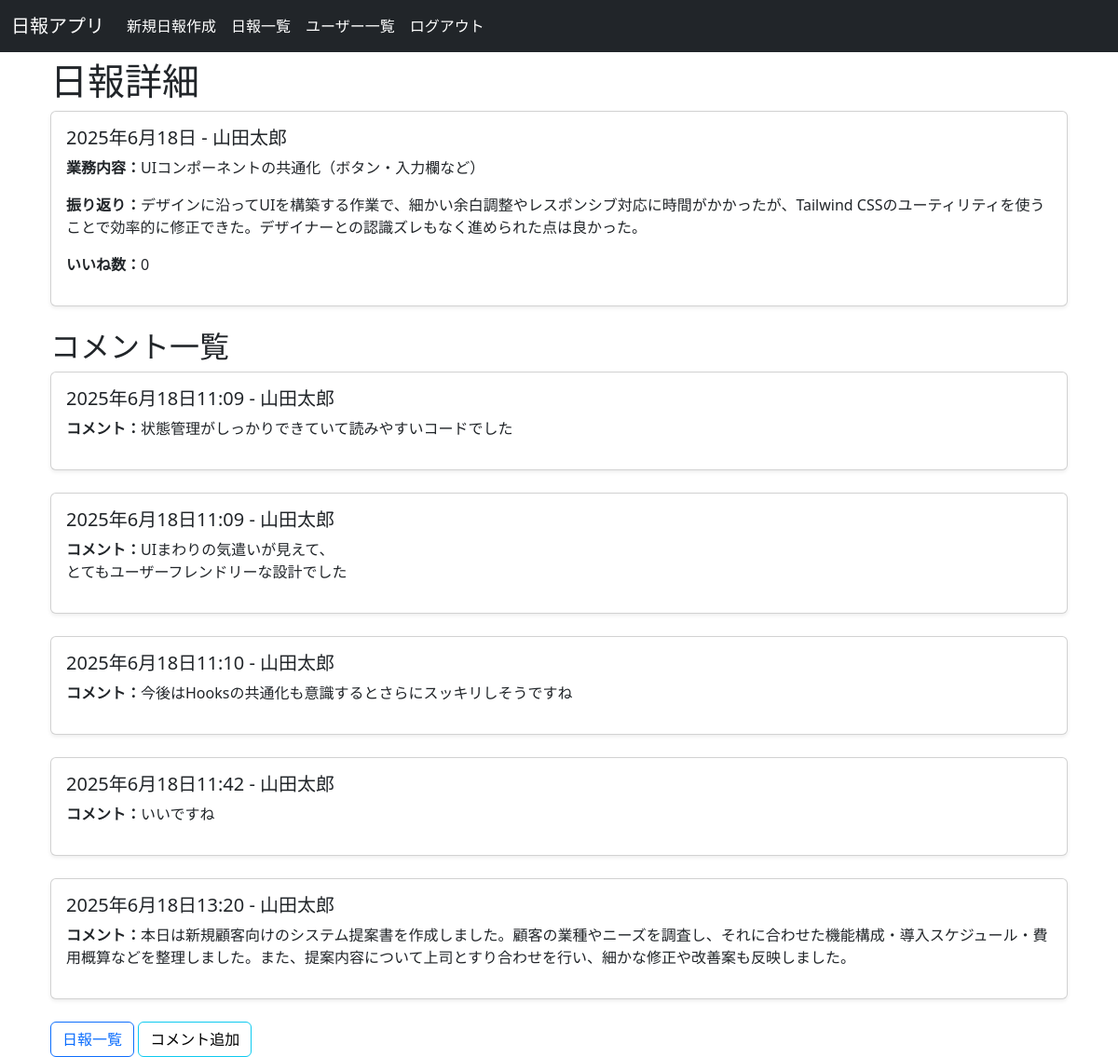
/reportapp/detail/20/ (signed in), run on the app's committed database.
### reportapp/models.py (models this page shows, shortened)
class Report(models.Model):
    data = models.DateField(default=timezone.now)
    author = models.ForeignKey(User, on_delete=models.CASCADE, null=True)
    content = models.TextField(blank=False)
    comment = models.TextField(blank=False)
    created_at = models.DateTimeField(auto_now_add=True)
    updated_at = models.DateTimeField(auto_now=True)
    likes = models.ManyToManyField(User, related_name='liked_reports', blank=True)

class Comment(models.Model):
    report = models.ForeignKey(Report, on_delete=models.CASCADE, related_name='comments')
    author = models.ForeignKey(User, on_delete=models.CASCADE)
    content = models.TextField(blank=False)
    created_at = models.DateTimeField(auto_now_add=True)

### reportapp/views.py (the view)
# urls.py: path('detail/<int:pk>/', views.ReportDetail.as_view(), name='report_detail'),
class ReportDetail(LoginRequiredMixin, DetailView):
    model = Report
    template_name = 'reportapp/report_detail.html'

### reportapp/templates/reportapp/report_detail.html (shortened to what this page needs)
{% extends 'base.html' %}
{% block content %}
<div class="container">
    <h1 style="padding-top: 15px;">日報詳細</h1>
    <div class="row">
        <div class="col-md-12 mb-4">
            <div class="card shadow-sm">
                <div class="card-body">
                    <h5 class="card-title">{{ object.data }} - {{ object.author }}</h5>
                    <p><strong>業務内容：</strong>{{ object.content|linebreaksbr }}</p>
                    <p><strong>振り返り：</strong>{{ object.comment|linebreaksbr }}</p>
                    <p><strong>いいね数：</strong>{{ object.likes.count }}</p>
                </div>
            </div>
        </div>
    </div>
    <h2>コメント一覧</h2>
    {% if object.comments.all %}
        {% for comment in object.comments.all %}
            <div class="row">
                <div class="col-md-12 mb-4">
                    <div class="card shadow-sm">
                        <div class="card-body">
                            <h5 class="card-title">{{ comment.created_at }} - {{ comment.author }}</h5>
                            <p><strong>コメント：</strong>{{ comment.content|linebreaksbr }}</p>
                        </div>
                    </div>
                </div>
            </div>
        {% endfor %}
    {% else %}
        <p>コメントはまだありません。</p>
    {% endif %}
    <a href="{% url 'reportapp:report_list' %}" class="btn btn-outline-primary">日報一覧</a>
    <a href="{% url 'reportapp:report_comment' report.pk %}" class="btn btn-outline-info text-black">コメント追加</a>
</div>
{% endblock %}

### data on the page
Report: data "2025年6月18日", author "山田太郎", content "UIコンポーネントの共通化（ボタン・入力欄など）", comment "デザインに沿ってUIを構築する作業で、細かい余白調整やレスポンシブ対応に時間がかかったが、Tailwind CSSのユーティリティを使うことで効率的に修正できた。デザイナーとの認識ズレもなく進められた点は良かった。", likes.count "0"
Comment: created_at "2025年6月18日11:09", author "山田太郎", content "状態管理がしっかりできていて読みやすいコードでした"
Comment: created_at "2025年6月18日11:09", author "山田太郎", content "UIまわりの気遣いが見えて、 とてもユーザーフレンドリーな設計でした"
Comment: created_at "2025年6月18日11:10", author "山田太郎", content "今後はHooksの共通化も意識するとさらにスッキリしそうですね"
Comment: created_at "2025年6月18日11:42", author "山田太郎", content "いいですね"
Comment: created_at "2025年6月18日13:20", author "山田太郎", content "本日は新規顧客向けのシステム提案書を作成しました。顧客の業種やニーズを調査し、それに合わせた機能構成・導入スケジュール・費用概算などを整理しました。また、提案内容について上司とすり合わせを行い、細かな修正や改善案も反映しました。"
